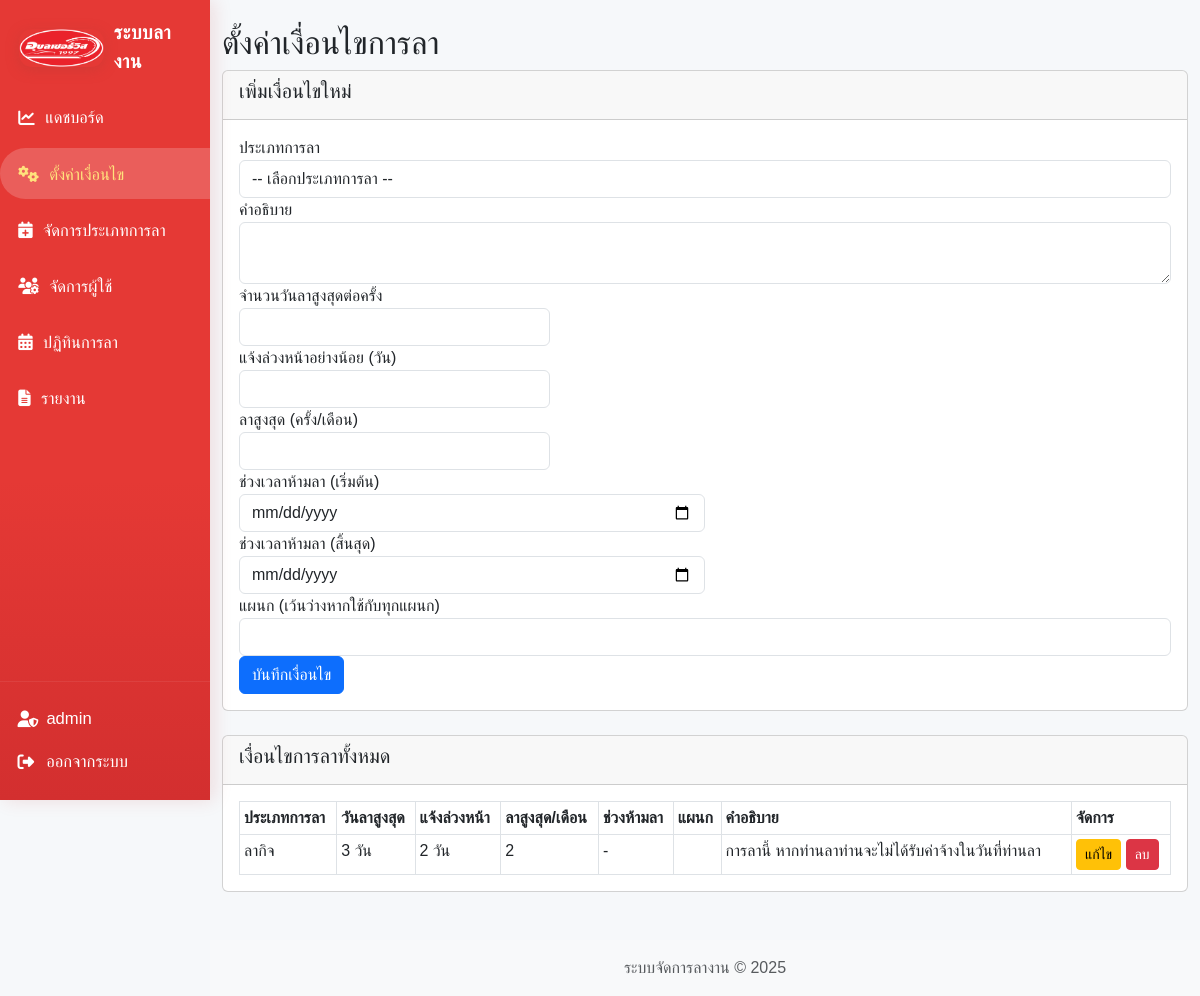
The app's page /admin/leave_rules.php (signed in) with its own data.
### tables this page shows
CREATE TABLE `leave_rules` (
  `id` int NOT NULL,
  `rule_name` varchar(255) DEFAULT NULL,
  `description` text,
  `leave_type_id` int DEFAULT NULL,
  `max_days` int DEFAULT NULL,
  `min_notice_days` int DEFAULT NULL,
  `max_requests_per_month` int DEFAULT NULL,
  `blackout_start_date` date DEFAULT NULL,
  `blackout_end_date` date DEFAULT NULL,
  `department` varchar(50) DEFAULT NULL,
  `created_by` int NOT NULL,
  `created_at` timestamp NOT NULL DEFAULT CURRENT_TIMESTAMP
);

CREATE TABLE `leave_types` (
  `id` int NOT NULL,
  `name` varchar(50) NOT NULL,
  `description` text,
  `requires_document` tinyint(1) DEFAULT '0'
);

### admin/leave_rules.php (the view, shortened to what this page needs)
<?php
require_once '../config/db.php';
$stmt = $conn->query("SELECT lr.*, lt.name as leave_type_name
                     FROM leave_rules lr
                     LEFT JOIN leave_types lt ON lr.leave_type_id = lt.id
                     ORDER BY lr.created_at DESC");
$rules = $stmt->fetchAll(PDO::FETCH_ASSOC);
$leave_types = $conn->query("SELECT * FROM leave_types")->fetchAll(PDO::FETCH_ASSOC);
include '../includes/header.php';
?>
<div class="container mt-4">
    <h2>ตั้งค่าเงื่อนไขการลา</h2>
    <div class="card mb-4">
        <div class="card-header"><h5>เพิ่มเงื่อนไขใหม่</h5></div>
        <div class="card-body">
            <form method="POST">
                <div class="form-group">
                    <label>ประเภทการลา</label>
                    <select name="leave_type_id" class="form-control" required>
                        <option value="">-- เลือกประเภทการลา --</option>
                    </select>
                </div>
                <div class="form-group">
                    <label>คำอธิบาย</label>
                    <textarea name="description" class="form-control"></textarea>
                </div>
                <div class="form-row">
                    <div class="form-group col-md-4">
                        <label>จำนวนวันลาสูงสุดต่อครั้ง</label>
                        <input type="number" name="max_days" class="form-control" min="0">
                    </div>
                    <div class="form-group col-md-4">
                        <label>แจ้งล่วงหน้าอย่างน้อย (วัน)</label>
                        <input type="number" name="min_notice_days" class="form-control" min="0">
                    </div>
                    <div class="form-group col-md-4">
                        <label>ลาสูงสุด (ครั้ง/เดือน)</label>
                        <input type="number" name="max_requests_per_month" class="form-control" min="0">
                    </div>
                </div>
                <div class="form-row">
                    <div class="form-group col-md-6">
                        <label>ช่วงเวลาห้ามลา (เริ่มต้น)</label>
                        <input type="date" name="blackout_start_date" class="form-control">
                    </div>
                    <div class="form-group col-md-6">
                        <label>ช่วงเวลาห้ามลา (สิ้นสุด)</label>
                        <input type="date" name="blackout_end_date" class="form-control">
                    </div>
                </div>
                <div class="form-group">
                    <label>แผนก (เว้นว่างหากใช้กับทุกแผนก)</label>
                    <input type="text" name="department" class="form-control">
                </div>
                <button type="submit" class="btn btn-primary">บันทึกเงื่อนไข</button>
            </form>
        </div>
    </div>
    <div class="card">
        <div class="card-header"><h5>เงื่อนไขการลาทั้งหมด</h5></div>
        <div class="card-body">
            <table class="table table-bordered table-sm mb-0">
                <thead class="thead-dark">
                    <tr>
                        <th>ประเภทการลา</th>
                        <th>วันลาสูงสุด</th>
                        <th>แจ้งล่วงหน้า</th>
                        <th>ลาสูงสุด/เดือน</th>
                        <th>ช่วงห้ามลา</th>
                        <th>แผนก</th>
                        <th>คำอธิบาย</th>
                        <th>จัดการ</th>
                    </tr>
                </thead>
                <tbody>
                    <?php foreach ($rules as $rule): ?>
                        <tr>
                        <?php if (isset($_GET['edit_id']) && $_GET['edit_id'] == $rule['id']): ?>
                            <form method="POST">
                                <input type="hidden" name="action" value="edit">
                                <input type="hidden" name="edit_id" value="<?= $rule['id'] ?>">
                                <td>
                                    <select name="edit_leave_type_id" class="form-control form-control-sm" required>
                                        <option value="">-- เลือกประเภท --</option>
                                        <?php foreach ($leave_types as $type): ?>
                                            <option value="<?= $type['id'] ?>" <?= $rule['leave_type_id'] == $type['id'] ? 'selected' : '' ?>><?= htmlspecialchars($type['name']) ?></option>
                                        <?php endforeach; ?>
                                    </select>
                                </td>
                                <td><input type="number" name="edit_max_days" class="form-control form-control-sm" value="<?= htmlspecialchars($rule['max_days']) ?>"></td>
                                <td><input type="number" name="edit_min_notice_days" class="form-control form-control-sm" value="<?= htmlspecialchars($rule['min_notice_days']) ?>"></td>
                                <td><input type="number" name="edit_max_requests_per_month" class="form-control form-control-sm" value="<?= htmlspecialchars($rule['max_requests_per_month']) ?>"></td>
                                <td>
                                    <input type="date" name="edit_blackout_start_date" class="form-control form-control-sm mb-1" value="<?= htmlspecialchars($rule['blackout_start_date']) ?>">
                                    <input type="date" name="edit_blackout_end_date" class="form-control form-control-sm" value="<?= htmlspecialchars($rule['blackout_end_date']) ?>">
                                </td>
                                <td><input type="text" name="edit_department" class="form-control form-control-sm" value="<?= htmlspecialchars($rule['department']) ?>"></td>
                                <td><input type="text" name="edit_description" class="form-control form-control-sm" value="<?= htmlspecialchars($rule['description']) ?>"></td>
                                <td>
                                    <button type="submit" class="btn btn-sm btn-primary">บันทึก</button>
                                    <a href="<?= $_SERVER['PHP_SELF'] ?>" class="btn btn-sm btn-secondary">ยกเลิก</a>
                                </td>
                            </form>
                        <?php else: ?>
                            <td><?= htmlspecialchars($rule['leave_type_name'] ?? '-') ?></td>
                            <td><?= $rule['max_days'] ? htmlspecialchars($rule['max_days']) . ' วัน' : '-' ?></td>
                            <td><?= $rule['min_notice_days'] ? htmlspecialchars($rule['min_notice_days']) . ' วัน' : '-' ?></td>
                            <td><?= $rule['max_requests_per_month'] ? htmlspecialchars($rule['max_requests_per_month']) : '-' ?></td>
                            <td>
                                <?php if ($rule['blackout_start_date'] && $rule['blackout_end_date']): ?>
                                    <?= htmlspecialchars($rule['blackout_start_date']) . ' ถึง ' . htmlspecialchars($rule['blackout_end_date']) ?>
                                <?php else: ?>
                                    -
                                <?php endif; ?>
                            </td>
                            <td><?= htmlspecialchars($rule['department'] ?? 'ทุกแผนก') ?></td>
                            <td><?= htmlspecialchars($rule['description']) ?></td>
                            <td>
                                <a href="?edit_id=<?= $rule['id'] ?>" class="btn btn-sm btn-warning">แก้ไข</a>
                                <a href="?delete_id=<?= $rule['id'] ?>" class="btn btn-sm btn-danger" onclick="return confirm('ยืนยันการลบ?')">ลบ</a>
                            </td>
                        <?php endif; ?>
                        </tr>
                    <?php endforeach; ?>
                </tbody>
            </table>
        </div>
    </div>
</div>
<?php include '../includes/footer.php'; ?>

### assets/css/style.css (style rules this page uses)
body { font-family: 'Kanit', sans-serif; background-color: #f8f9fa; }

### includes/header.php (style rules this page uses)
body { background: #f6f8fa; }
@media (min-width: 992px) { body { padding-left: 210px !important; } }

### records on screen
leave_rules: leave_type.name "ลากิจ", max_days "3", min_notice_days "2", max_requests_per_month "2", description "การลานี้ หากท่านลาท่านจะไม่ได้รับค่าจ้างในวันที่ท่านลา"

### other values on screen
$item['text'] "แดชบอร์ด"
$item['text'] "ตั้งค่าเงื่อนไข"
$item['text'] "จัดการประเภทการลา"
$item['text'] "จัดการผู้ใช้"
$item['text'] "ปฏิทินการลา"
$item['text'] "รายงาน"
$_SESSION['username'] "admin"
